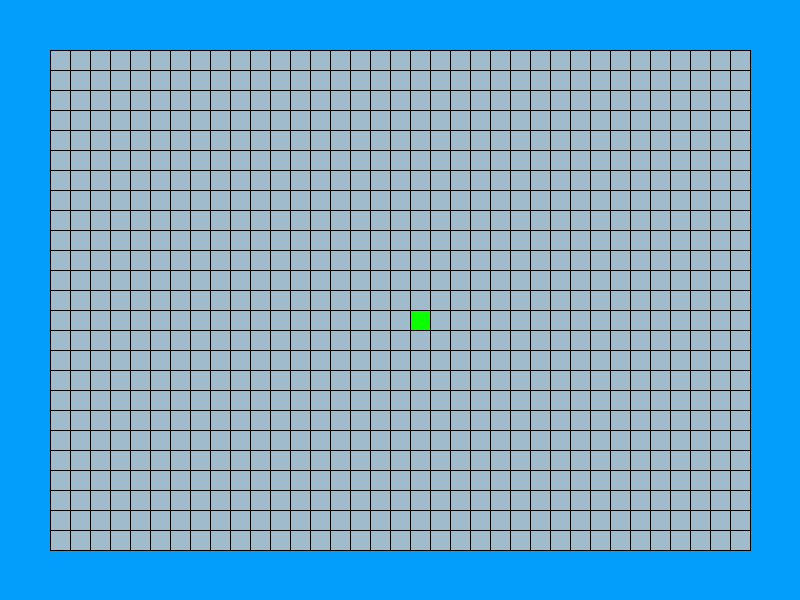
Frame 1 (no input)
Frame 60 (the mouse pressed at the canvas centre just before this capture): identical to frame 1, image omitted
Frame 120 (the mouse held since frame 60 and released just before this capture): identical to frame 1, image omitted

The Processing sketch that drew this single still picture (run headless with seeded random() and noise(); from frame 60 on, the mouse is pressed at the canvas centre):

// Processing sketch: Snake_Game_Beta
// ── Snake_Game_Beta.pde
boolean left, right, up, down;
playScreen play;

void setup()
{
  size(800, 600);
  left = right = up = down = false;
  play = new playScreen();
}

void draw()
{
  play.area();
  play.snake();
}

void keyPressed()
{
  if (key == 'a' || key == 'A')
  {
    if (!right)
    {
      left = true;
      down = false;
      up = false;
    }
  }
  if (key == 'd' || key == 'D')
  {
    if (!left)
    {
      right = true;
      down = false;
      up = false;
    }
  }
  if (key == 'w' || key == 'W')
  {
    if (!down)
    {
      up = true;
      left = false;
      right = false;
    }
  }
  if (key == 's' || key == 'S')
  {
    if (!up)
    {
      down = true;
      left = false;
      right = false;
    }
  }
}

// ── Start_Screen.pde
class playScreen
{
  int snakeX, snakeY, snakeSpeed;

  playScreen()
  {
    snakeX = width/2+10;
    snakeY = height/2+10;
    snakeSpeed = 10;
  }

  void area()
  {
    background(#039EFC);           // play area
    noStroke();
    fill(#A0BBCB);
    beginShape();
    vertex(50, 50);
    vertex(width-50, 50);
    vertex(width-50, height-50);
    vertex(50, height-50);
    vertex(50, 50);
    endShape();

    stroke(0);
    for (int x = 50; x <= width-50; x+=20)
    {
      line(x, 50, x, height-50);
    }

    for (int y = 50; y <= height-50; y+=20)
    {
      line(50, y, width-50, y);
    }

    if (snakeX >= width-70)
    {
      right = false;
    }
    if (snakeX <= 50)
    {
      left = false;
    }
    if (snakeY >= height-70)
    {
      down = false;
    }
    if (snakeY <= 50)
    {
      up = false;
    }
  }

  void snake()
  {

    stroke(0);
    fill(#0BFF00);
    if (left == true)
    {
      snakeX -= snakeSpeed;
      println("snakeX = " + snakeX);
    }
    if (down == true)
    {
      snakeY += snakeSpeed;
      println("snakeY = " + snakeY);
    }
    if (up == true)
    {
      snakeY -= snakeSpeed;
      println("snakeY = " + snakeY);
    }
    if (right == true)
    {
      snakeX += snakeSpeed;
      println("snakeX = " + snakeX);
    }
    rect(snakeX, snakeY, 20, 20);
  }
}
